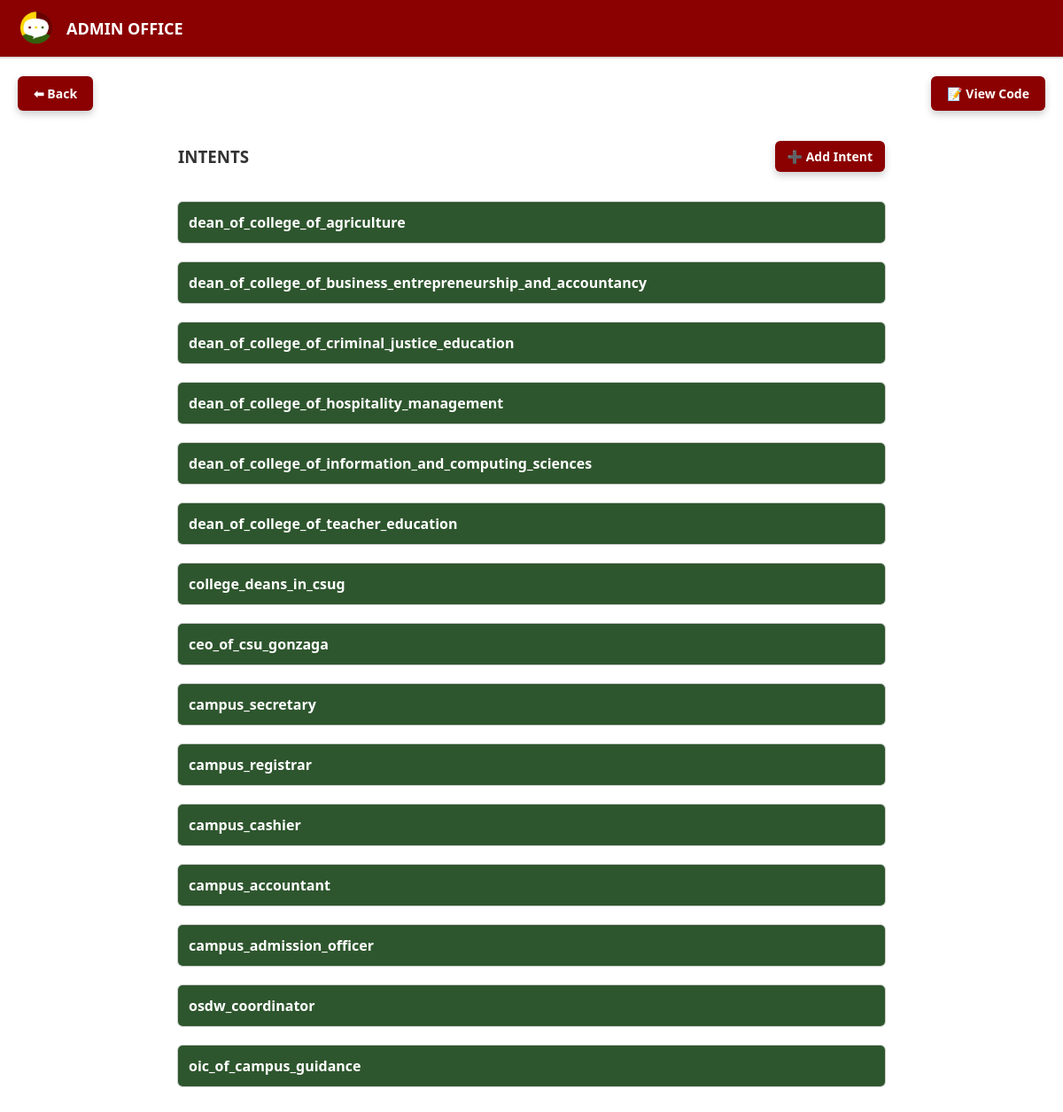
Screenshot of /view_intents.php (signed in) with the database file from the repository.
### tables this page shows
CREATE TABLE `intents` (
  `id` int(11) NOT NULL,
  `name` varchar(100) NOT NULL,
  `office_in_charge` varchar(50) DEFAULT NULL
);

### view_intents.php (the view, shortened to what this page needs)
<?php
include 'db.php';
$current_user = strtoupper($_SESSION['username']);
?>
<!DOCTYPE html>
<html>
<head>
</head>
<body>
<div class="header">
    <img src="tangquery_icon.png" alt="Logo">
    <div class="header-text">
        <?= htmlspecialchars($current_user) ?> OFFICE
    </div>
</div>
<div class="main-actions">
    <div class="actions-left">
        <a href="dashboard.php" class="btn btn-back">⬅ Back</a>
    </div>
    <div class="actions-right">
        <a href="generate_view_nlu.php" class="btn btn-generate">📝 View Code</a>
    </div>
</div>
<div class="main-container">
<div class="intents-header">
    <h3>INTENTS</h3>
    <a href="add_intent.php" class="btn btn-add">➕ Add Intent</a>
</div>
<?php
$stmt = $conn->prepare("SELECT * FROM intents WHERE office_in_charge = ?");
$stmt->bind_param("s", $_SESSION['username']);
$stmt->execute();
$result = $stmt->get_result();
if ($result->num_rows > 0) {
    while ($intent = $result->fetch_assoc()) {
        echo "<div class='intent-box'>";
        echo "<div class='intent-title' id='title-" . $intent['id'] . "' onclick='toggleDropdown(" . $intent['id'] . ")'>" . htmlspecialchars($intent['name']) . "</div>";
        echo "<div class='intent-content' id='content-" . $intent['id'] . "'>";
        echo "</div></div>";
    }
} else {
    echo "<p style='margin-left:20px; color:#666;'>No intents found for you.</p>";
}
?>
</div>
</body>
</html>

### view_intents.php (style rules this page uses)
body { font-family: 'Segoe UI', Tahoma, Geneva, Verdana, sans-serif; background: #fff; color: #333; padding: 0; margin: 0; }
.header { background: #8B0000; border-bottom: 2px solid #ddd; padding: 12px 20px; display: flex; align-items: center; justify-content: flex-start; gap: 12px; }
.header img { height: 40px; }
.header-text { font-size: 18px; font-weight: bold; color: white; }
.main-actions { margin: 20px; display: flex; justify-content: space-between; align-items: center; }
.actions-left, .actions-right { display: flex; gap: 15px; }
.btn { padding: 10px 18px; border-radius: 6px; border: none; cursor: pointer; font-size: 14px; font-weight: bold; color: #fff; text-decoration: none; transition: 0.3s; }
.btn-back, .btn-add, .btn-generate { background: #8B0000; box-shadow: 0 4px 8px rgba(0,0,0,0.2); transition: background 0.3s, transform 0.2s; }
.intents-header { display: flex; justify-content: space-between; align-items: center; margin: 20px auto; width: 70%; }
.btn-add { background: #8B0000; padding: 8px 14px; border-radius: 6px; font-size: 14px; font-weight: bold; color: #fff; text-decoration: none; transition: 0.3s; }
.intent-box { width: 70%; margin: 20px auto; border: 1px solid #ccc; border-radius: 6px; overflow: hidden; }
.intent-title { background: #2e562e; color: #fff; padding: 12px; cursor: pointer; font-weight: bold; transition: background 0.3s; }
.main-container { max-width: 1200px; width: 95%; margin: 0 auto 40px auto; }

### rows the page displays
intents: name "dean_of_college_of_agriculture"
intents: name "dean_of_college_of_business_entrepreneurship_and_accountancy"
intents: name "dean_of_college_of_criminal_justice_education"
intents: name "dean_of_college_of_hospitality_management"
intents: name "dean_of_college_of_information_and_computing_sciences"
intents: name "dean_of_college_of_teacher_education"
intents: name "college_deans_in_csug"
intents: name "ceo_of_csu_gonzaga"
intents: name "campus_secretary"
intents: name "campus_registrar"
intents: name "campus_cashier"
intents: name "campus_accountant"
intents: name "campus_admission_officer"
intents: name "osdw_coordinator"
intents: name "oic_of_campus_guidance"

### other values shown
$current_user "ADMIN"
